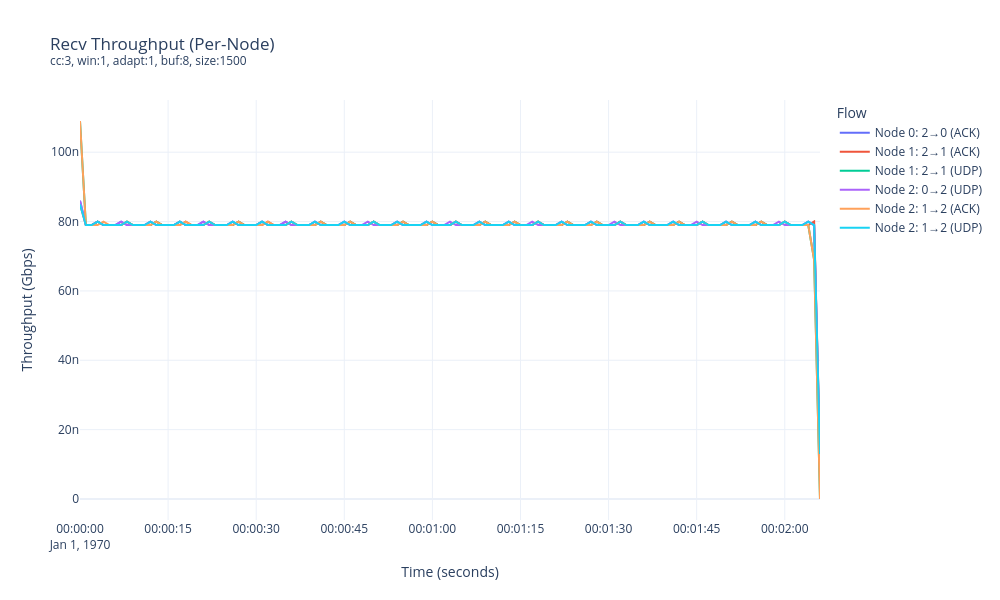
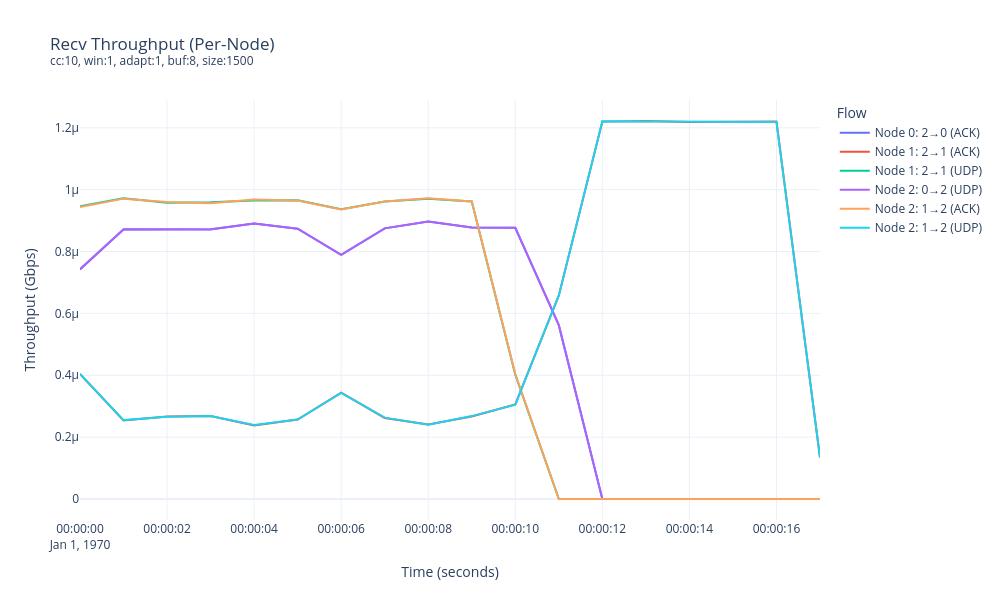
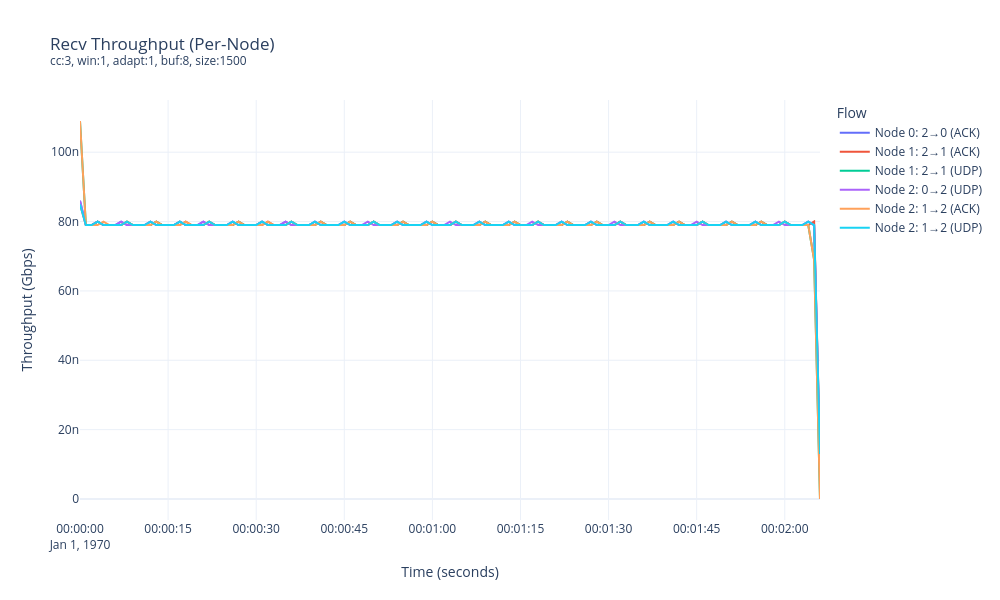
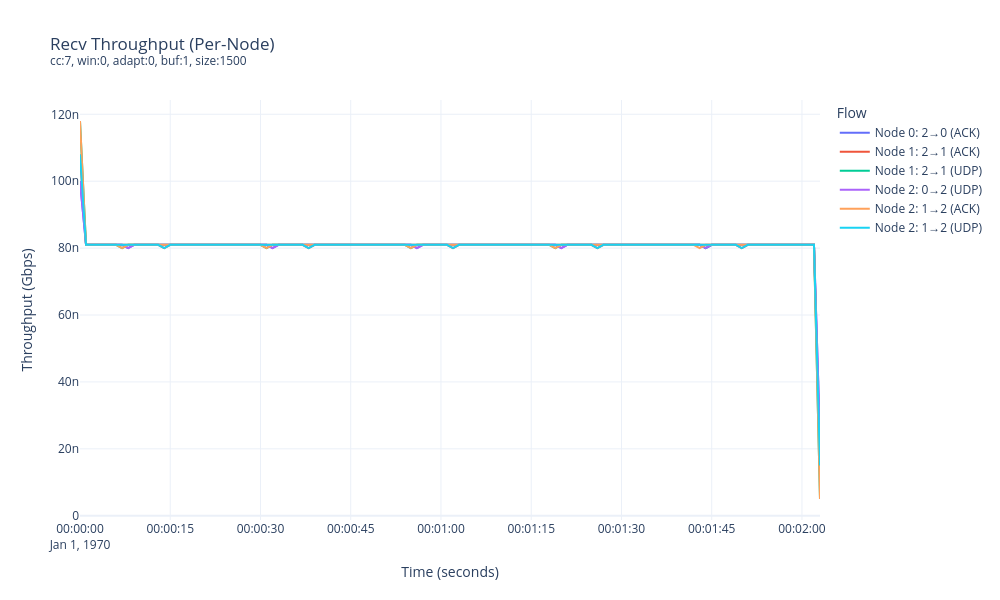

Notebook code cell kept with these figures, in order:
### Code cell
import os
import pandas as pd
import plotly.graph_objects as go
from typing import List, Optional, Dict

def find_config_file(folder_path: str) -> Optional[str]:
    """
    Finds a configuration file (ending with .txt) within the 'configs' subfolder.
    Returns the full path to the first .txt file found, or None.
    """
    config_dir = os.path.join(folder_path, 'configs')
    if not os.path.isdir(config_dir):
        return None
    for item in os.listdir(config_dir):
        if item.endswith('.txt'):
            return os.path.join(config_dir, item)
    return None

def parse_config(file_path: str) -> Dict[str, str]:
    """
    Parses a simple 'key value' or 'key = value' configuration file into a dictionary.
    Ignores lines starting with '#' and handles potential whitespace.
    """
    params = {}
    try:
        with open(file_path, 'r') as f:
            for line in f:
                line = line.strip()
                if not line or line.startswith('#'):
                    continue
                
                # Try splitting by '=' first, then by whitespace
                if '=' in line:
                    parts = line.split('=', 1)
                else:
                    parts = line.split(None, 1)

                if len(parts) == 2:
                    key, value = parts
                    params[key.strip().lower()] = value.strip()
    except FileNotFoundError:
        print(f"Config file not found: {file_path}")
    except Exception as e:
        print(f"Error parsing config file {file_path}: {e}")
    return params


def plot_recv_per_folder(
    run_folders: List[str], 
    interval: float, 
    group_by_node: bool = False, 
    nodes_to_plot: Optional[List[int]] = None
):
    """
    Generates a separate plot of 'Recv' throughput for each run folder,
    with lines broken down by node and flow, and allows filtering by node.
    """
    for folder in run_folders:
        print(f"Processing folder: {folder}")

        # 1. Parse config to create a descriptive title
        config_file = find_config_file(folder)
        if not config_file:
            print(f"  - Warning: Config file not found in {folder}")
            continue
            
        config_params = parse_config(config_file)
        
        title_parts = [
            f"cc:{config_params.get('cc_mode', 'N/A')}",
            f"win:{config_params.get('has_win', 'N/A')}",
            f"adapt:{config_params.get('var_win', 'N/A')}",
            f"buf:{config_params.get('buffer_size', 'N/A')}",
            f"size:{config_params.get('packet_payload_size', 'N/A')}"
        ]
        plot_title = ', '.join(title_parts)

        # 2. Parse trace file
        trace_file = os.path.join(folder, 'ns3', 'astrasim_trace.tr')
        if not os.path.exists(trace_file):
            print(f"  - Warning: Trace file not found: {trace_file}")
            continue
            
        df = parse_qbb_trace(trace_file)
        if df.empty:
            print(f"  - Warning: No data parsed from {trace_file}")
            continue
            
        df_recv = df[df['event'] == 0].copy()
        
        if df_recv.empty:
            print(f"  - Warning: No 'Recv' events found in {trace_file}")
            continue

        # Filter by selected nodes if a list is provided
        if nodes_to_plot:
            df_recv = df_recv[df_recv['node'].isin(nodes_to_plot)]
            if df_recv.empty:
                print(f"  - Warning: No 'Recv' events found for specified nodes {nodes_to_plot} in {trace_file}")
                continue

        # 3. Group data by flow and calculate throughput for each
        sip_node_map = (
            df[['sip', 'node']]
            .drop_duplicates(subset='sip')
            .set_index('sip')['node']
            .to_dict()
        )
        df_recv['sip_short'] = df_recv['sip'].map(sip_node_map).fillna(df_recv['sip']).astype(str)
        df_recv['dip_short'] = df_recv['dip'].map(sip_node_map).fillna(df_recv['dip']).astype(str)

        base_group_cols = ['sip_short', 'dip_short', 'ProtType']
        group_cols = ['node'] + base_group_cols if group_by_node else base_group_cols

        series_list = []
        for keys, group_df in df_recv.groupby(group_cols):
            if group_by_node:
                node, sip_s, dip_s, prot = keys
                key_name = f"Node {node}: {sip_s}→{dip_s} ({prot or 'N/A'})"
            else:
                sip_s, dip_s, prot = keys
                key_name = f"{sip_s}→{dip_s} ({prot or 'N/A'})"

            s = calculate_throughput(group_df, interval)
            if not s.empty:
                series_list.append(s.rename(key_name))

        if not series_list:
            print(f"  - Warning: No throughput data calculated for {trace_file}")
            continue
        
        df_all = pd.concat(series_list, axis=1).fillna(0)

        # 4. Create and show the plot for the current folder
        fig = go.Figure()
        for col in df_all.columns:
            fig.add_trace(go.Scatter(
                x=df_all.index,
                y=df_all[col],
                mode='lines',
                name=col
            ))
        
        grouping_text = "Per-Node" if group_by_node else "Per-Flow"
        fig.update_layout(
            title=f"Recv Throughput ({grouping_text})<br><sup>{plot_title}</sup>",
            xaxis_title="Time (seconds)",
            yaxis_title="Throughput (Gbps)",
            hovermode='x unified',
            legend_title="Flow",
            template='plotly_white',
            height=600,
            width=1000
        )
        
        folder_name_sanitized = os.path.basename(folder).replace('/', '_')
        # out_html = f"recv_throughput_per_flow_{folder_name_sanitized}.html"
        # fig.write_html(out_html)
        # print(f"  ✅ Interactive plot saved to {out_html}")
        fig.show()

# --- Usage ---
base_run_folder = '/app/astra-sim/upc/output/comparison_run/FoldedClos/sends_recv_easy'
folders_to_plot = [os.path.join(base_run_folder, d) for d in os.listdir(base_run_folder) if os.path.isdir(os.path.join(base_run_folder, d))]
plot_interval = 1
nodes_to_include = list(range(16))

plot_recv_per_folder(
    folders_to_plot, 
    plot_interval, 
    group_by_node=True, 
    nodes_to_plot=nodes_to_include
)
